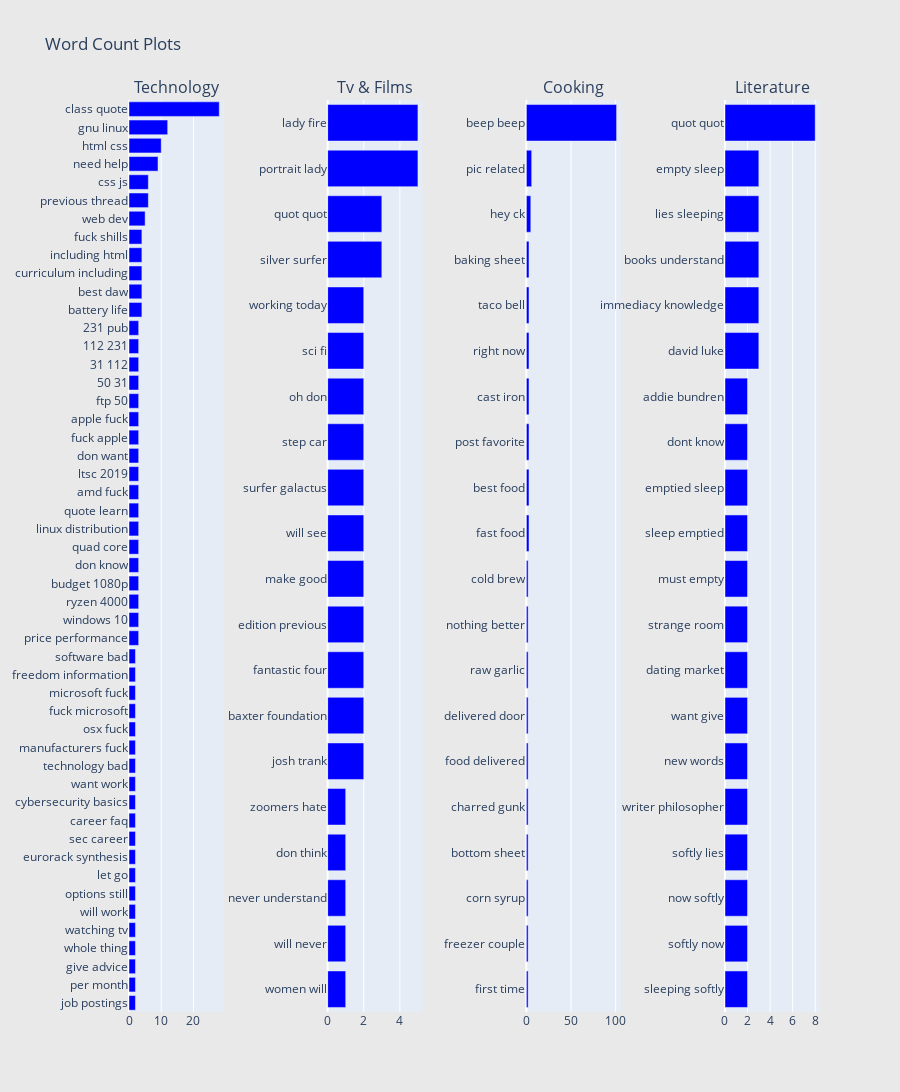

Notebook source saved alongside this figure:
### Markdown cell above
Once again we find that the Technology posts contain a lot of abuses that other posts. In the lockdown period, people are more attached to the gadgets and using technology all the time. Any small lag or fail in the device is expressed with abuse. 
The word frequency plot condenses the frequently apprearing words in the posts. The words that frequently appear and are unique to the channels are related to the posts. This also shows that TF-IDF Vectorizer may be a good classifier for this multiclass classifcation model.

### Code cell
## Get the bar chart from technology data ##
freq_dict = defaultdict(int)
for sent in tech_df["original_post"]:
    for word in generate_ngrams(sent,2):
        freq_dict[word] += 1
fd_sorted = pd.DataFrame(sorted(freq_dict.items(), key=lambda x: x[1])[::-1])
fd_sorted.columns = ["word", "wordcount"]
trace1 = horizontal_bar_chart(fd_sorted.head(50), 'blue')

## Get the bar chart from tv data ##
freq_dict = defaultdict(int)
for sent in tv_df["original_post"]:
    for word in generate_ngrams(sent,2):
        freq_dict[word] += 1
fd_sorted = pd.DataFrame(sorted(freq_dict.items(), key=lambda x: x[1])[::-1])
fd_sorted.columns = ["word", "wordcount"]
trace2 = horizontal_bar_chart(fd_sorted.head(20), 'blue')

## Get the bar chart from cook data ##
freq_dict = defaultdict(int)
for sent in cook_df["original_post"]:
    for word in generate_ngrams(sent,2):
        freq_dict[word] += 1
fd_sorted = pd.DataFrame(sorted(freq_dict.items(), key=lambda x: x[1])[::-1])
fd_sorted.columns = ["word", "wordcount"]
trace3 = horizontal_bar_chart(fd_sorted.head(20), 'blue')

## Get the bar chart from Literature data ##
freq_dict = defaultdict(int)
for sent in lit_df["original_post"]:
    for word in generate_ngrams(sent,2):
        freq_dict[word] += 1
fd_sorted = pd.DataFrame(sorted(freq_dict.items(), key=lambda x: x[1])[::-1])
fd_sorted.columns = ["word", "wordcount"]
trace4 = horizontal_bar_chart(fd_sorted.head(20), 'blue')

# Creating four subplots
fig = tools.make_subplots(rows=1, cols=4, vertical_spacing=0.04, horizontal_spacing=0.15,
                          subplot_titles=["Technology", 
                                          "Tv & Films",
                                        "Cooking",
                                         "Literature"])
fig.append_trace(trace1, 1, 1)
fig.append_trace(trace2, 1, 2)
fig.append_trace(trace3, 1, 3)
fig.append_trace(trace4, 1, 4)

fig['layout'].update(height=1200, width=900, paper_bgcolor='rgb(233,233,233)', title="Word Count Plots")
py.iplot(fig, filename='word-plots')

### Figure 1 — Plotly figure (JSON) as saved in the notebook; plotly's stock layout.template omitted (floating-point values rounded to 4 significant figures)
{"data": [{"marker": {"color": "blue"}, "orientation": "h", "showlegend": false, "type": "bar", "x": [2, 2, 2, 2, 2, 2, 2, 2, 2, 2, 2, 2, 2, 2, 2, 2, 2, 2, 2, 2, 3, 3, 3, 3, 3, 3, 3, 3, 3, 3, 3, 3, 3, 3, 3, 3, 3, 3, 4, 4, 4, 4, 4, 5, 6, 6, 9, 10, 12, 28], "xaxis": "x", "y": ["job postings", "per month", "give advice", "whole thing", "watching tv", "will work", "options still", "let go", "eurorack synthesis", "sec career", "career faq", "cybersecurity basics", "want work", "technology bad", "manufacturers fuck", "osx fuck", "fuck microsoft", "microsoft fuck", "freedom information", "software bad", "price performance", "windows 10", "ryzen 4000", "budget 1080p", "don know", "quad core", "linux distribution", "quote learn", "amd fuck", "ltsc 2019", "don want", "fuck apple", "apple fuck", "ftp 50", "50 31", "31 112", "112 231", "231 pub", "battery life", "best daw", "curriculum including", "including html", "fuck shills", "web dev", "previous thread", "css js", "need help", "html css", "gnu linux", "class quote"], "yaxis": "y"}, {"marker": {"color": "blue"}, "orientation": "h", "showlegend": false, "type": "bar", "x": [1, 1, 1, 1, 1, 2, 2, 2, 2, 2, 2, 2, 2, 2, 2, 2, 3, 3, 5, 5], "xaxis": "x2", "y": ["women will", "will never", "never understand", "don think", "zoomers hate", "josh trank", "baxter foundation", "fantastic four", "edition previous", "make good", "will see", "surfer galactus", "step car", "oh don", "sci fi", "working today", "silver surfer", "quot quot", "portrait lady", "lady fire"], "yaxis": "y2"}, {"marker": {"color": "blue"}, "orientation": "h", "showlegend": false, "type": "bar", "x": [2, 2, 2, 2, 2, 2, 2, 2, 2, 2, 3, 3, 3, 3, 3, 3, 3, 5, 6, 101], "xaxis": "x3", "y": ["first time", "freezer couple", "corn syrup", "bottom sheet", "charred gunk", "food delivered", "delivered door", "raw garlic", "nothing better", "cold brew", "fast food", "best food", "post favorite", "cast iron", "right now", "taco bell", "baking sheet", "hey ck", "pic related", "beep beep"], "yaxis": "y3"}, {"marker": {"color": "blue"}, "orientation": "h", "showlegend": false, "type": "bar", "x": [2, 2, 2, 2, 2, 2, 2, 2, 2, 2, 2, 2, 2, 2, 3, 3, 3, 3, 3, 8], "xaxis": "x4", "y": ["sleeping softly", "softly now", "now softly", "softly lies", "writer philosopher", "new words", "want give", "dating market", "strange room", "must empty", "sleep emptied", "emptied sleep", "dont know", "addie bundren", "david luke", "immediacy knowledge", "books understand", "lies sleeping", "empty sleep", "quot quot"], "yaxis": "y4"}], "layout": {"annotations": [{"font": {"size": 16}, "showarrow": false, "text": "Technology", "x": 0.06875, "xanchor": "center", "xref": "paper", "y": 1, "yanchor": "bottom", "yref": "paper"}, {"font": {"size": 16}, "showarrow": false, "text": "Tv & Films", "x": 0.3562, "xanchor": "center", "xref": "paper", "y": 1, "yanchor": "bottom", "yref": "paper"}, {"font": {"size": 16}, "showarrow": false, "text": "Cooking", "x": 0.6437, "xanchor": "center", "xref": "paper", "y": 1, "yanchor": "bottom", "yref": "paper"}, {"font": {"size": 16}, "showarrow": false, "text": "Literature", "x": 0.9313, "xanchor": "center", "xref": "paper", "y": 1, "yanchor": "bottom", "yref": "paper"}], "height": 1200, "paper_bgcolor": "rgb(233,233,233)", "title": {"text": "Word Count Plots"}, "width": 900, "xaxis": {"anchor": "y", "domain": [0, 0.1375]}, "xaxis2": {"anchor": "y2", "domain": [0.2875, 0.425]}, "xaxis3": {"anchor": "y3", "domain": [0.575, 0.7125]}, "xaxis4": {"anchor": "y4", "domain": [0.8625, 1]}, "yaxis": {"anchor": "x", "domain": [0, 1]}, "yaxis2": {"anchor": "x2", "domain": [0, 1]}, "yaxis3": {"anchor": "x3", "domain": [0, 1]}, "yaxis4": {"anchor": "x4", "domain": [0, 1]}}}
